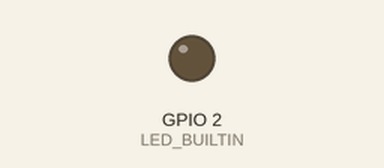
The sketch below on a simulated ESP8266 (NodeMCU). On the bench: output pins drawn as LEDs (lit = HIGH, except the on-board LED, lit = LOW). WiFi joins after 1.5 s; servers stay silent unless stated; no MQTT or app messages arrive unless stated; what the sketch prints to the serial monitor is not drawn.

Above: at 10.7 s.
At 14.2 s:
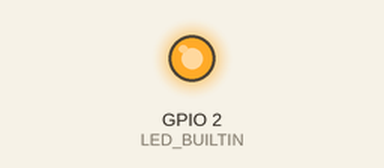
Timing chart, 0 to 19.4 s (numbered marks = the images above):
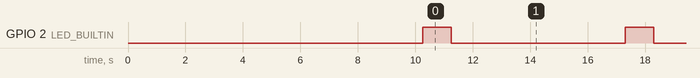

The sketch:

mqtt.ino
```cpp
#include <ESP8266WiFi.h>
#include <PubSubClient.h>
#define WIFI_STA_NAME "WIFI_NAME_HERE"
#define WIFI_STA_PASS "PASSWORD_HERE"
#define MQTT_SERVER   "SERVER_IP_HERE"
#define MQTT_PORT     1883
#define MQTT_USERNAME "user1"
#define MQTT_PASSWORD "user1"
#define MQTT_NAME     "esp8266"
WiFiClient client;
PubSubClient mqtt(client);
int num=0;

void callback(char* topic, byte* payload, unsigned int length) {
  Serial.print("Message arrived [");
  Serial.print(topic);
  Serial.print("] ");
  for (int i = 0; i < length; i++) {
    Serial.print((char)payload[i]);
  }
}

void setup() {
   Serial.begin(115200);
   pinMode(LED_BUILTIN, OUTPUT);
   WiFi.mode(WIFI_STA);
   while (!Serial);
   delay(250);
   Serial.println(WIFI_STA_NAME);
   Serial.println("WIFI Connecting");
   WiFi.begin(WIFI_STA_NAME, WIFI_STA_PASS);
   while (num<20) {
    delay(500);
    Serial.print(".");
    num++;
  }
  if (WiFi.status() == WL_CONNECTED) {
    Serial.print("\n WiFi Connected. \n");
  }
  else{
    Serial.print("\n WIFI Connect fail. ");
  }
  mqtt.setServer(MQTT_SERVER, MQTT_PORT);
  mqtt.setCallback(callback);
}

// the loop function runs over and over again forever
void loop() {
  digitalWrite(LED_BUILTIN, HIGH);   // turn the LED on (HIGH is the voltage level)
  delay(1000);                       // wait for a second
  digitalWrite(LED_BUILTIN, LOW);    // turn the LED off by making the voltage LOW
  delay(1000);                       // wait for a second

  if (mqtt.connect(MQTT_NAME, MQTT_USERNAME, MQTT_PASSWORD)) {
    Serial.print("\n Publish message: ");
    if (mqtt.publish("test","Arduino Test MQTT") == true) {
      //Send "Arduino Test MQTT" via topic = "test"
      Serial.println("Success sending");
    }else{
      Serial.println("Fail sending");
    }
  }
  delay(5000);
}
```

Measured:
- by itself, GPIO 2 (LED_BUILTIN): alternates HIGH for 1.0 s and LOW for 6.1 s
